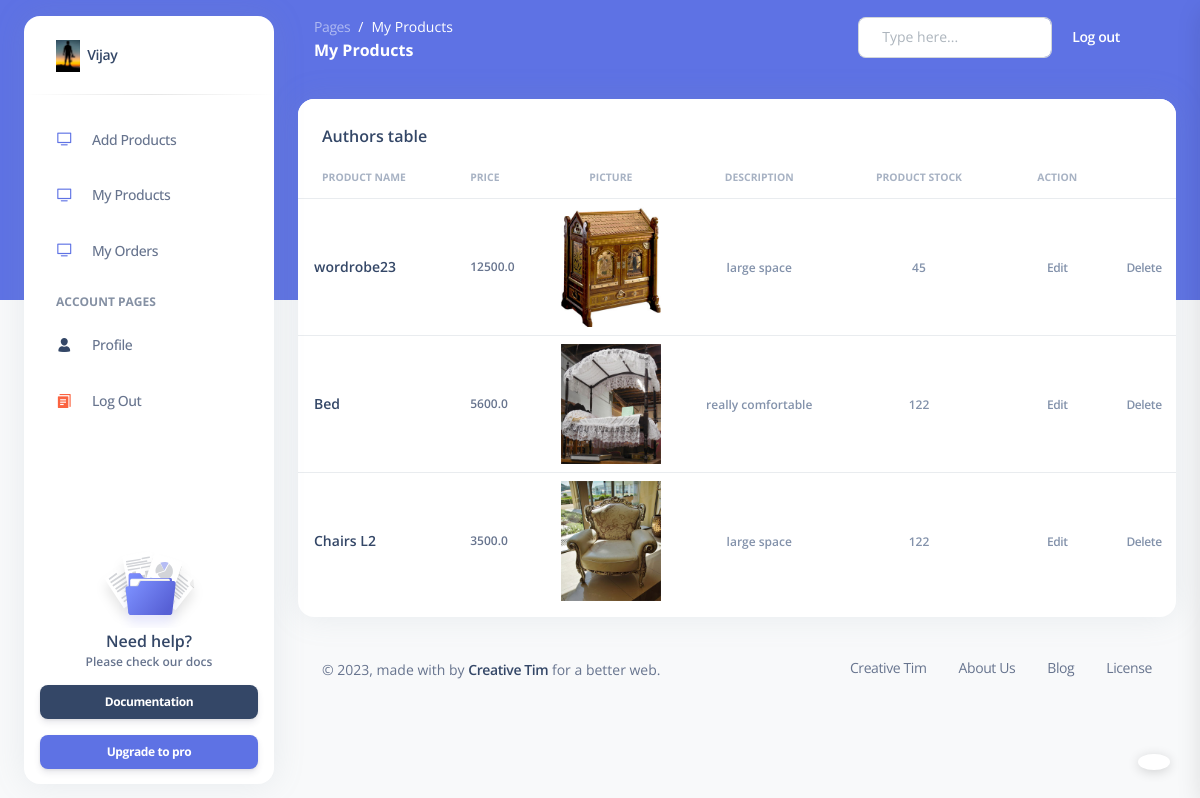
The app's page /seller/my_products/ (signed in), older data.
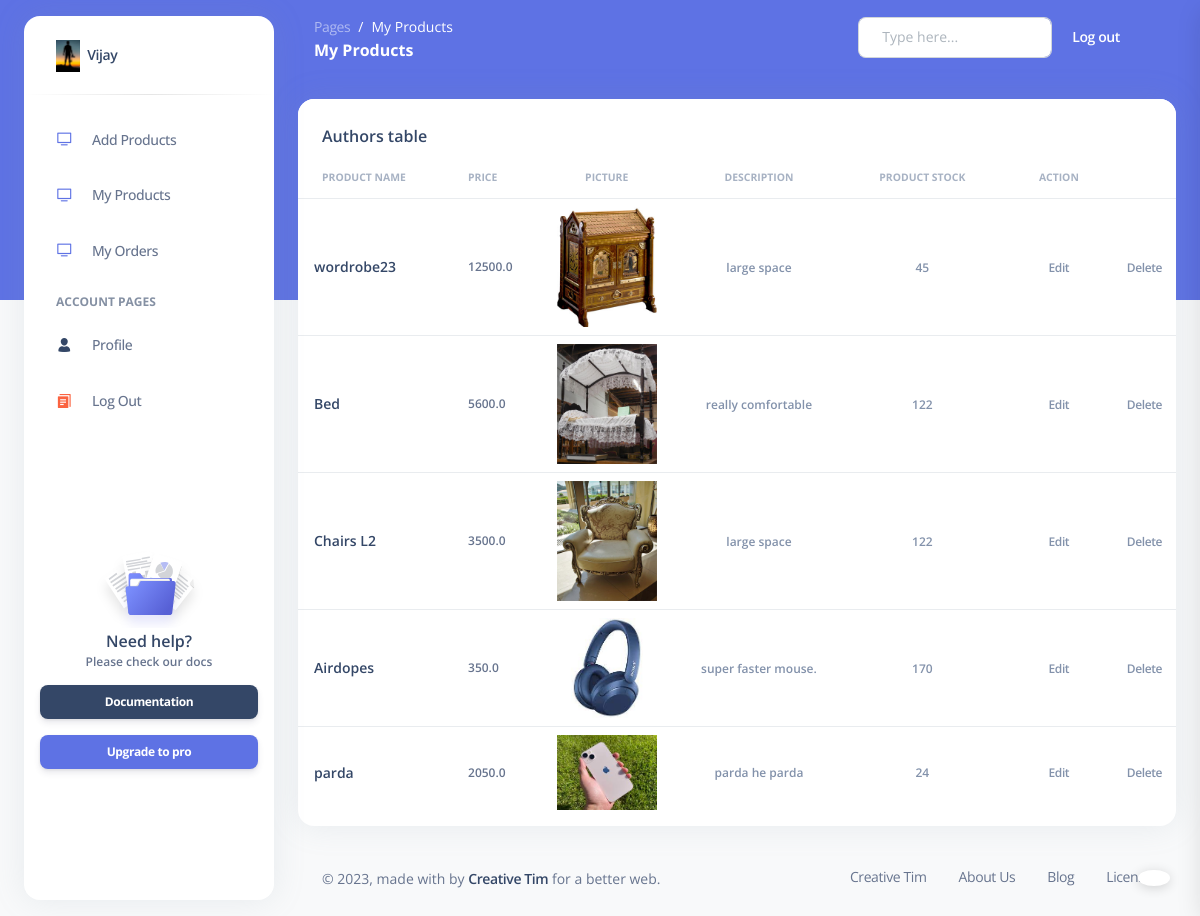
The same page, newer data.
### seller/models.py (models this page shows, shortened)
class Product(models.Model):
    product_name = models.CharField(max_length=50)
    des = models.TextField(max_length=255)
    price = models.FloatField(default=10.0)
    product_stock = models.IntegerField(default=0)
    pic = models.FileField(default='sad.jpg', upload_to='product_pics')
    seller = models.ForeignKey(Seller, on_delete=models.CASCADE)

### seller/views.py (the view)
# urls.py: path('my_products/',my_products,name = 'my_products'),
def my_products(request):
    seller_obj = Seller.objects.get(email=request.session['s_email'])
    product_obj = Product.objects.filter(seller=seller_obj)
    return render(request, 'my_products.html', {'seller_data': seller_obj, 'my_all_products': product_obj})

### seller/templates/my_products.html (shortened to what the changed rows need)
{% load static %}
<!DOCTYPE html>
<html lang="en">
<head>
  <link href="{% static '/assets/css/nucleo-icons.css' %}" rel="stylesheet" />
  <link href="{% static '/assets/css/nucleo-svg.css' %}" rel="stylesheet" />
  <link href="{% static '/assets/css/nucleo-svg.css' %}" rel="stylesheet" />
  <link id="pagestyle" href="{% static '/assets/css/argon-dashboard.css' %}" rel="stylesheet" />
</head>
<body class="g-sidenav-show   bg-gray-100">
  <main class="main-content position-relative border-radius-lg ">
    <div class="container-fluid py-4">
      <div class="row">
        <div class="col-12">
          <div class="card mb-4">
            <div class="card-body px-0 pt-0 pb-2">
              <div class="table-responsive p-0">
                <table class="table align-items-center mb-0">
                  <thead>
                    <tr>
                      <th class="text-uppercase text-secondary text-xxs font-weight-bolder opacity-7">Product Name</th>
                      <th class="text-uppercase text-secondary text-xxs font-weight-bolder opacity-7 ps-2">Price</th>
                      <th class="text-center text-uppercase text-secondary text-xxs font-weight-bolder opacity-7">Picture</th>
                      <th class="text-center text-uppercase text-secondary text-xxs font-weight-bolder opacity-7">Description</th>
                      <th class="text-center text-uppercase text-secondary text-xxs font-weight-bolder opacity-7">Product Stock</th>
                      <th class="text-center text-uppercase text-secondary text-xxs font-weight-bolder opacity-7">Action</th>
                      <th class="text-secondary opacity-7"></th>
                    </tr>
                  </thead>
                  <tbody>
                    {% for i in my_all_products %}
                    <tr>
                      <td>
                        <div class="d-flex px-2 py-1">
                          <div class="d-flex flex-column justify-content-center">
                            <h6 class="mb-0 text-sm">{{i.product_name}}</h6>
                          </div>
                        </div>
                      </td>
                      <td>
                        <p class="text-xs font-weight-bold mb-0">{{i.price}}</p>
                      </td>
                      <td class="align-middle text-center text-sm">
                        <div>
                          <img src="{{i.pic.url}}"  alt="user1" width="100px">
                        </div>
                      </td>
                      <td class="align-middle text-center">
                        <span class="text-secondary text-xs font-weight-bold">{{i.des}}</span>
                      </td>
                      <td class="align-middle text-center">
                        <span class="text-secondary text-xs font-weight-bold">{{i.product_stock}}</span>
                      </td>
                      <td class="align-middle text-center">
                        <a href="{% url 'edit_products' i.id %} "><span class="text-secondary text-xs font-weight-bold">Edit</span>
                          </a>
                      </td>
                      <td class="align-middle text-center">
                        <a href="{% url 'delete_products' i.id  %}"><span class="text-secondary text-xs font-weight-bold">Delete</span>
                          </a>
                      </td>
                      </tr>
                    {% endfor %}
                  </tbody>
                </table>
              </div>
            </div>
          </div>
        </div>
      </div>
    </div>
  </main>
</body>
</html>

Row changes from the older to the newer data that the page shows:
added Product: product_name "Airdopes", price "350.0", pic (picture), des "super faster mouse.", product_stock "170"
added Product: product_name "parda", price "2050.0", pic (picture), des "parda he parda", product_stock "24"
